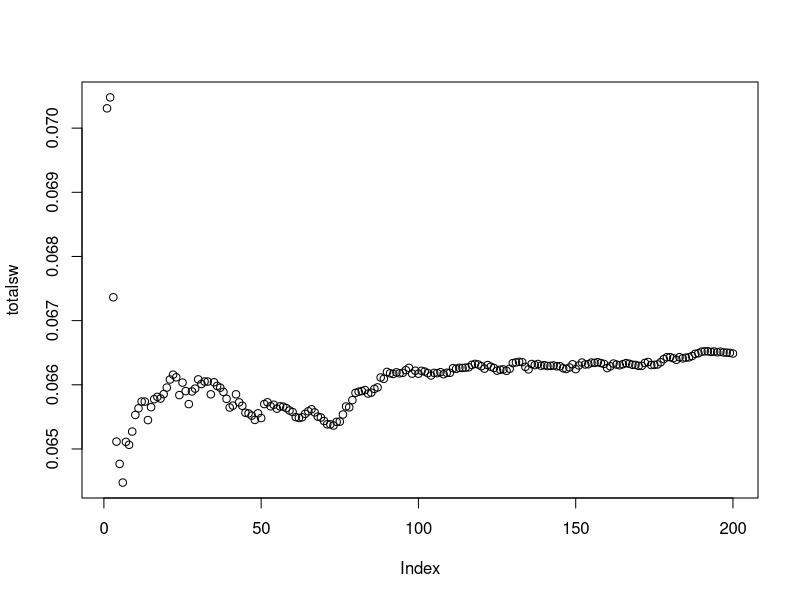
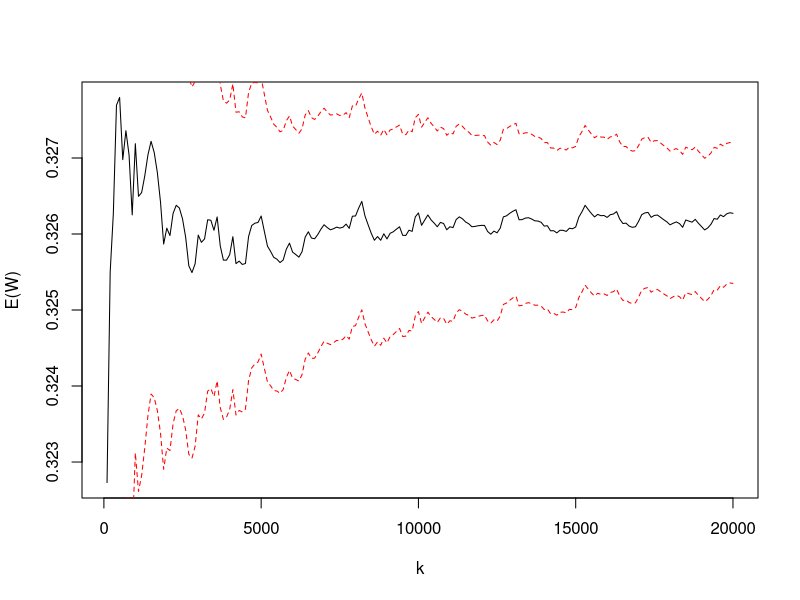
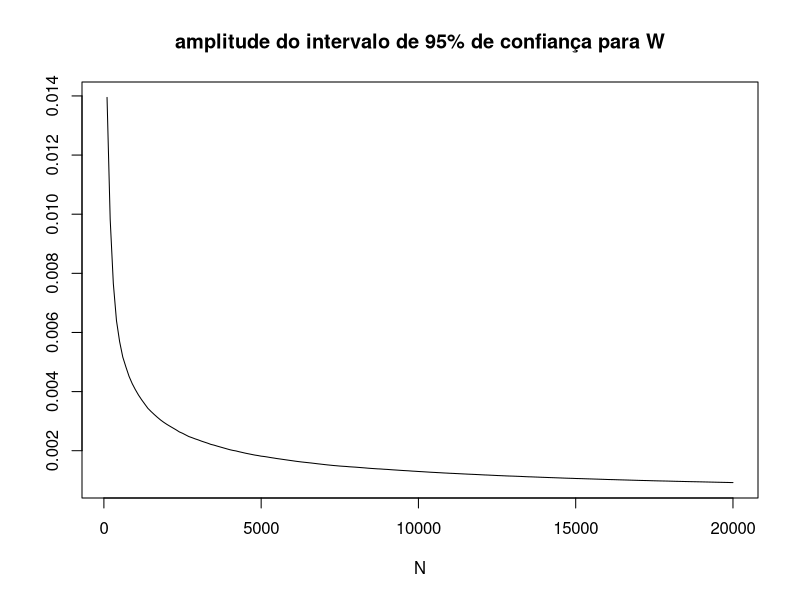
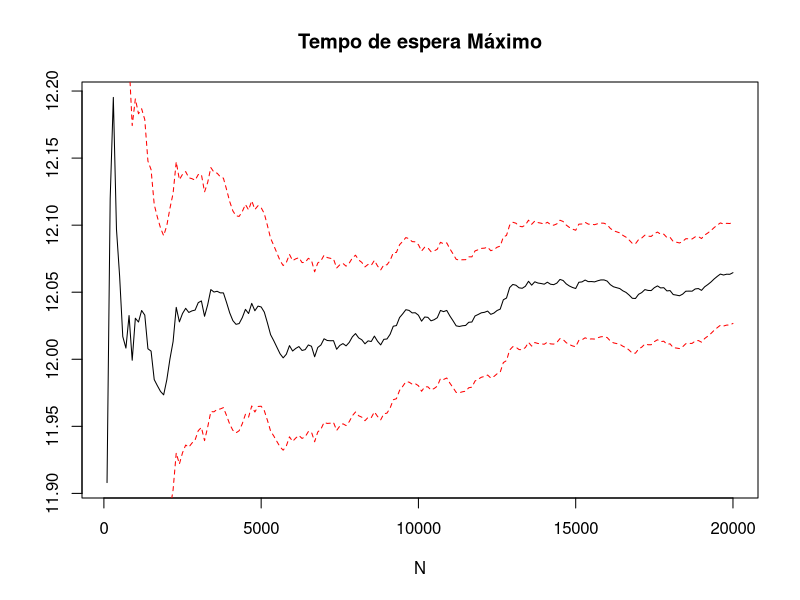
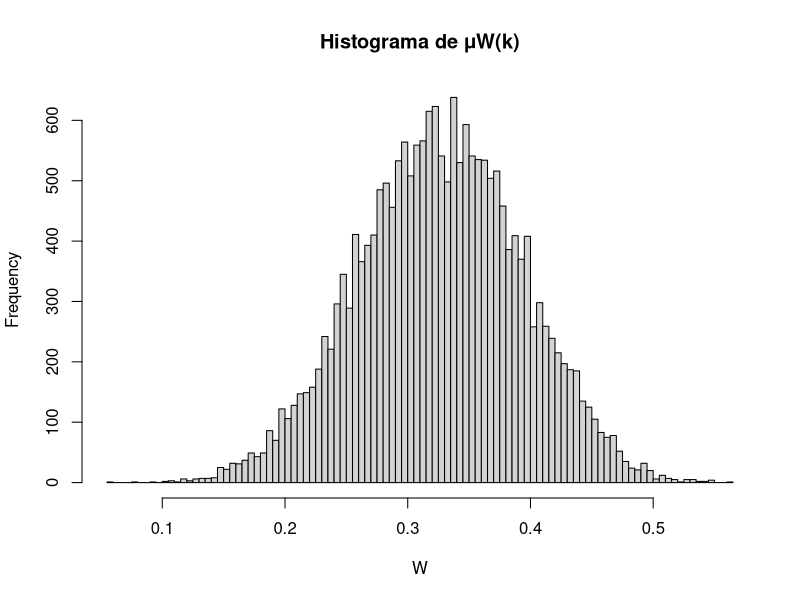
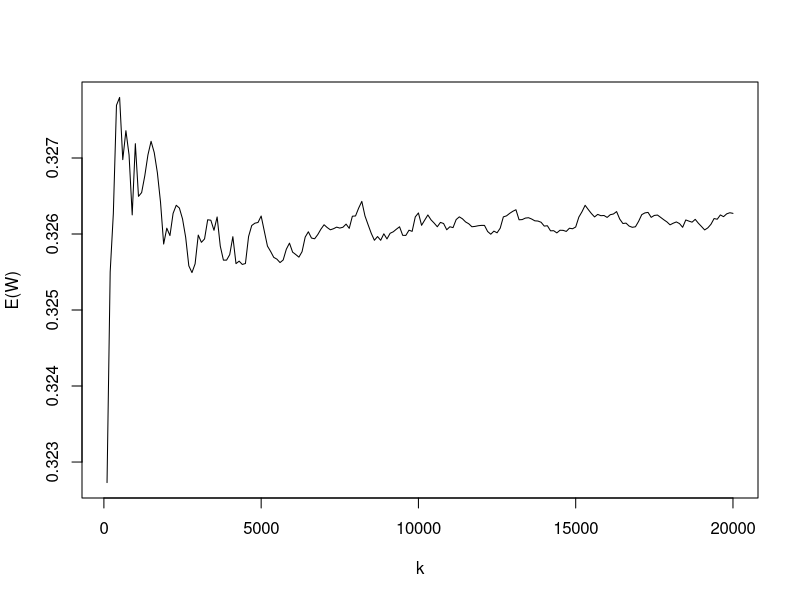
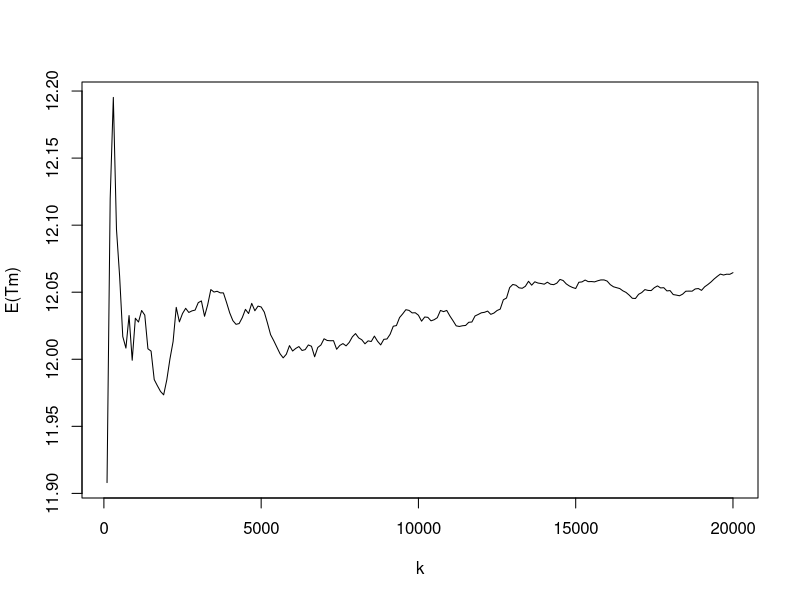
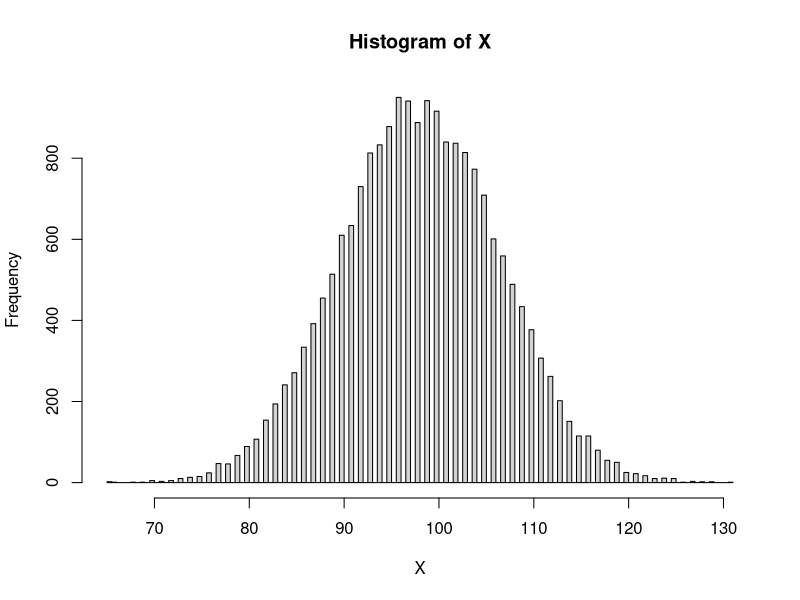

Write the R code that produced these figures, in order.
## ---- chunk 1
knitr::opts_chunk$set(echo = TRUE)
## ---- chunk 2
  
InterTempo<-50 # Intervalo de tempo total sobre o qual se deseja calcular as médias de aceitações e rejeições.Representando a variável T.
N<-20000 #Numero de repetições da simulação
n<-4 # número de linhas ou guiches 
lambda<-3 # modela a taxa de entrada de clientes (λ), parâmetro da distribuição exponencial 
mi<-0.5 #taxa de atendimentos a clientes por cada guichê (th: tempo de atendimento de cada linha)

## ---- chunk 3
TM<-rep(0,N) # Tempo de Espera
R<-rep(0,N) # tamanho da fila
X<-rep(0,N) # Requisições atendidas
Y<-rep(0,N) # Requisições rejeitadas
W<-rep(0,N) #Proportção Requisições Rejeitadas
## ---- chunk 4
mediaX<-0
mediaY<-0
mediaW<-0
mediaTM<-0
mediaR<-0
## ---- chunk 5
#Calculando todas as N repetições
for(i in 1:N){
  Tr<-0 #instante de chegada do último cliente até o momento, Inicialmente tr<-0
  k<-0 # k: contador de clientes que entraram na fila até o momento;
  ctcheg<-c(0,(N/10))#vetor de tamanho variável em que ctcheg[k]>0 denota o instante em que o k-ésimo cliente chegou
  x<-0 #contador de clientes já atendidos; inicialmente, x=0
  y<-0 #contador de clientes que forma embora sem entrar na fila; inicialmente y = 0
  r<-0 #comprimento atual da fila; inicialmente, r=0
  w<-0 # proporção de clientes que foram embora:  w=y/(x+y+r)
  tm<-0 #tempo máximo de permanência dentre todos os clientes atendidos até o momento
  guiche<-rep(0,n) # Iniciando os guiches disponíveis
  
  
  
  
  
  
  #Calculando as variações em T
  while(Tr<= InterTempo){
    z<-rexp(1, lambda) # Variância de atendimento com poisson
    Tr<-Tr+z #Tempo do cliente mais a variavel aleatoria de tempo gerada
    k<-k+1 #cliente entra na fila
    if (k>length(ctcheg)) {
      ctcheg = c(ctcheg, rep(0,1))
    }
    ctcheg[k] <- Tr #
    
    while (min(guiche)<=Tr & x<k) {
      #enquanto houver mais clientes chegando que atendidos
      # e enquanto houver um guiche com menos tempo requerido que o tempo de chegada
      guicheAtendente = which.min(guiche)
      taxaAtend = rexp(1, mi)
      x = x+1
      guiche[guicheAtendente] = max(c(guiche[guicheAtendente],ctcheg[x])) + taxaAtend # descrito enunciado
      tm = max(c(tm, guiche[guicheAtendente]-ctcheg[x])) # descrito enunciado do ep
    }
    
    # Comprimento atual da fila (precisa descontar o cliente que acabou de chegar)
    r = max(c(0, (k-1)-x))
      #não achou guiche
      # Comprimento atual da fila (precisa descontar o cliente que acabou de chegar)
      r<-max(c(0, (k-1)-x))  #atribuindo r = max{0, (k − 1) − x} // não considera o último cliente
      #Gerando atributo para verificar se o cliente irá embora
      pr<-r/(r+n)
      s<-rbinom(1,1,pr) #s ∼ Ber (pr) onde pr = r /(r + n)
      if (s==1) {
        k<-k-1 #Se s = 1, atribua k = k − 1; y = y + 1
        y<-y+1
      }
      r<-k-x
    
  }  
  R[i] <-r
  TM[i]<-tm
  X[i] <-x
  Y[i] <-y
  W[i] <-y/(x+y+r)
    
}
#guardando as médias
mediaX<-mean(X)
mediaY<-mean(Y)
mediaW<-mean(W)
mediaR<-mean(R)
mediaTM<-mean(TM)

#Calcular a média parcial para cada k
centos<-N/100 # quantos blocos de 100 iterações
mparcialW<-rep(0,centos) # array com media amostral de 100 iterações não atendidos
mparcialAtend<-rep(0,centos) # array com media amostral de 100 iterações atendidos
mIntConf<-rep(0,centos) # array com media amostral de 100 iterações atendidos
mTM<-rep(0,centos)
sW <- 0 #desvio padrao
sTM <- 0 #desvio padrao tempo máximo
K<-rep(0,centos) # array com media amostral de 100 iterações
LIw<-rep(0,centos)
LSw<-rep(0,centos)
LItm<-rep(0,centos)
LStm<-rep(0,centos)
errorTM <-0
totalsw<-rep(0,centos)

for(j in 1:centos){
  K[j]<-j*100
  sW<-sd(W[1: K[j] ])
  totalsw[j]<-sW
  mparcialW[j]<-sum(W[1: K[j]])/ K[j]
  mparcialAtend[j]<-sum(TM[1: K[j]])/ K[j]
  #error <- qnorm(0.975)*sW/sqrt(K[j])
  error <- qt(0.975,df=K[j]-1)*sW/sqrt(K[j])
  mIntConf[j]<-error
  LIw[j]<-mparcialW[j]-error
  LSw[j]<-mparcialW[j]+error
  
  sTM<-sd(TM[1: K[j] ])
  mTM[j]<-sum(TM[1: K[j]])/ K[j]
  errorTM <-  qt(0.975,df=K[j]-1)*sTM/sqrt(K[j])
  LItm[j]<-mTM[j]-errorTM
  LStm[j]<-mTM[j]+errorTM
}

plot(totalsw)
#imprimir o histograma de W
#plot(K, mparcialW, type='l', xlab='k', ylab='E(W)', main='', ylim=c(min(mparcialW), max(mparcialW)))
plot(K, mparcialW, type='l', xlab='k', ylab='E(W)', main='', ylim=c(min(mparcialW), max(mparcialW)))
lines(K,LIw, col="red", type = "l",lty=2)
lines(K,LSw, col="red", type = "l",lty=2)

plot(K, mIntConf, type='l', xlab='N', ylab='', main='amplitude do intervalo de 95% de confiança para W', ylim=c(min(mIntConf), max(mIntConf)))

plot(K, mTM, type='l', xlab='N', ylab='', main='Tempo de espera Máximo', ylim=c(min(mTM), max(mTM)))
lines(K,LItm, col="red", type = "l",lty=2)
lines(K,LStm, col="red", type = "l",lty=2)

#imprimir o histograma de W
hist(W,main='Histograma de μW(k)',90)
plot(K, mparcialW, type='l', xlab='k', ylab='E(W)', main='', ylim=c(min(mparcialW), max(mparcialW)))
plot(K, mparcialAtend, type='l', xlab='k', ylab='E(Tm)', main='', ylim=c(min(mparcialAtend), max(mparcialAtend)))

hist(X,150) #ilustra a frequencia de clientes atendidos até o instante T
hist(Y,150) #ilustra a frequencia de clientes que foram embora até o instante T
hist(W,150) #ilustra a frequencia da proporção de clientes que foram embora até o instante T
hist(R, main='Tamanho da fila até o instante T') #ilustra a frequencia de do tamnho da fila até o instante T
hist(TM,150, main='tempo maximo de permanencia') #ilustra a frequencia do tempo maximo de permanencia dentre clientes atendidos até o instante T


#Calculando a probabilidade de μW > 10
r10<-length(W[W > 0.10])/length(W)

#Calculando a probabilidade de TM > 13
pacientes <- sum(TM>13)
total <-sum(X)+sum(Y)
pp <-pacientes/total
pp <-pacientes/sum(X)
#5
print(pp)
ws <- sum(W>mediaW+error) + sum(W<mediaW-error) 
wsr <-ws/total
#6
print(wsr)

